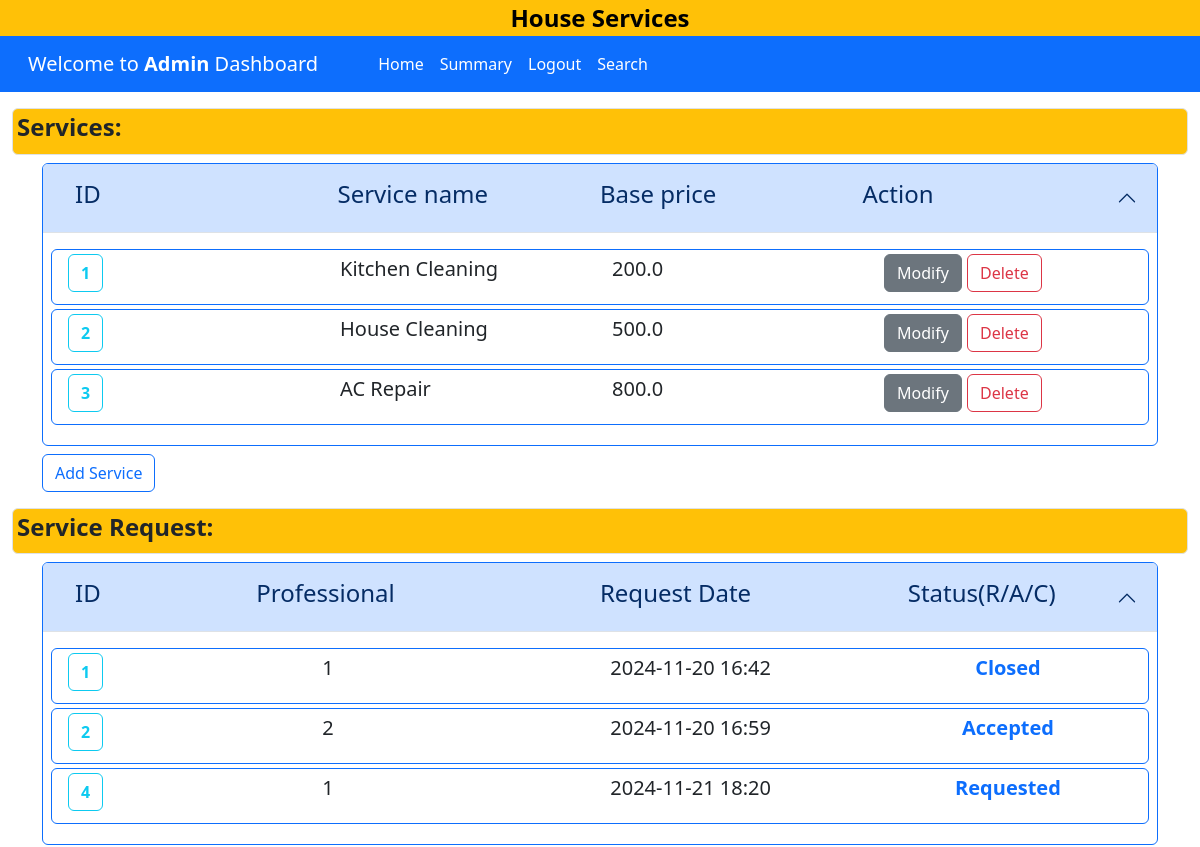
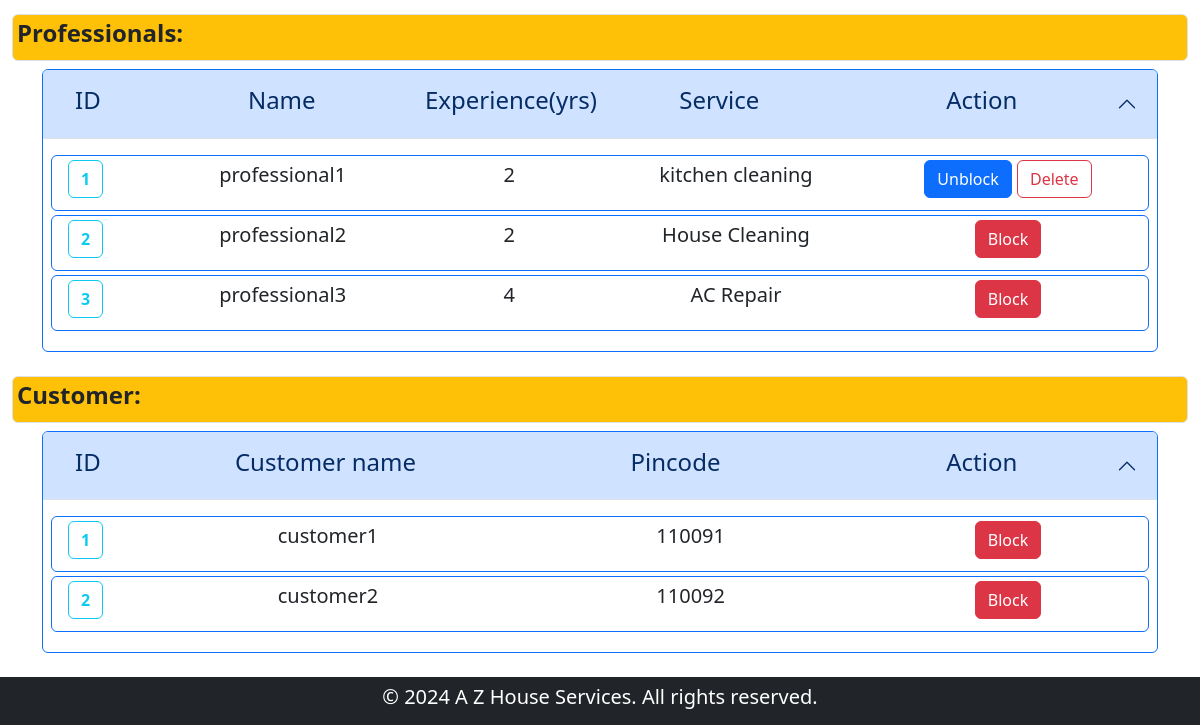
Before: /admin_dashboard with the older database file (2 pictures, top to bottom).
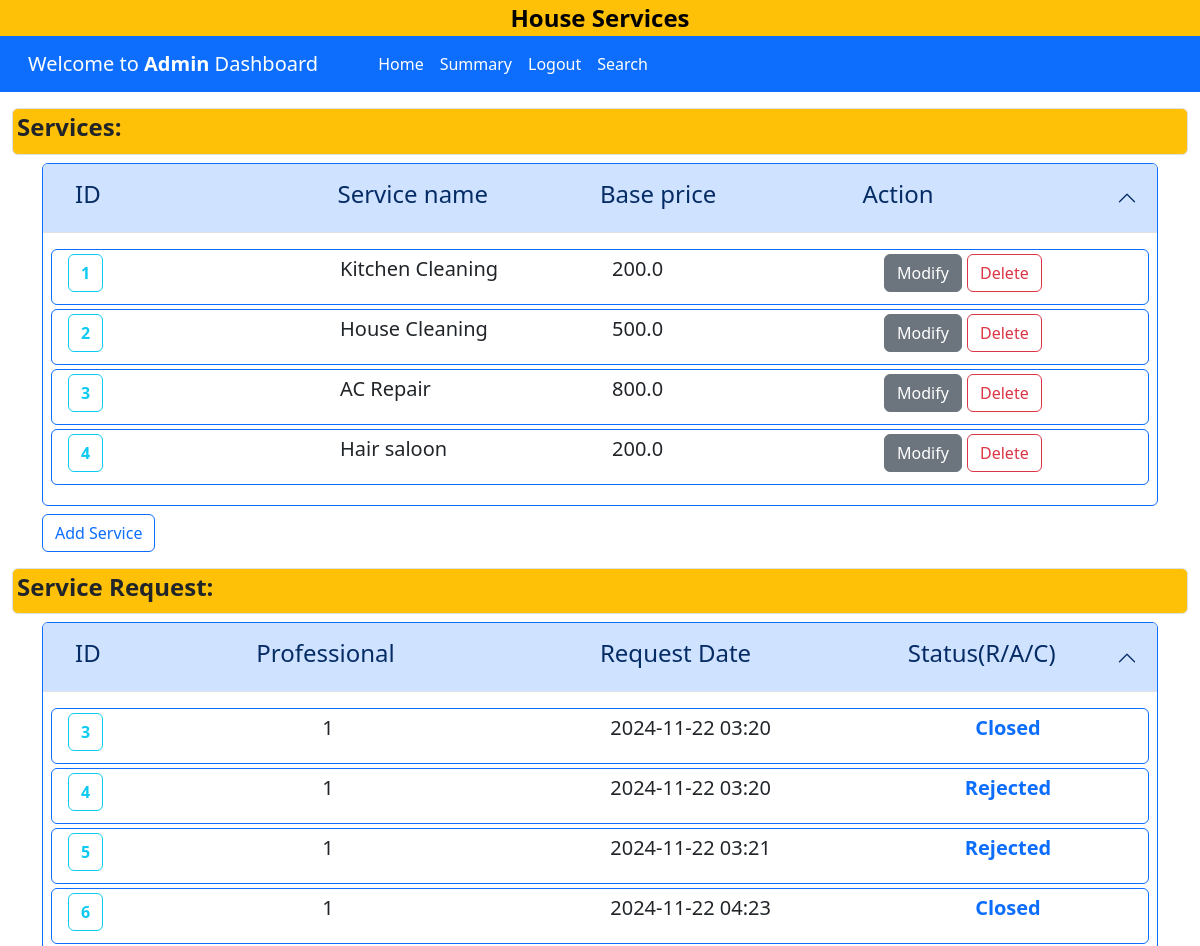
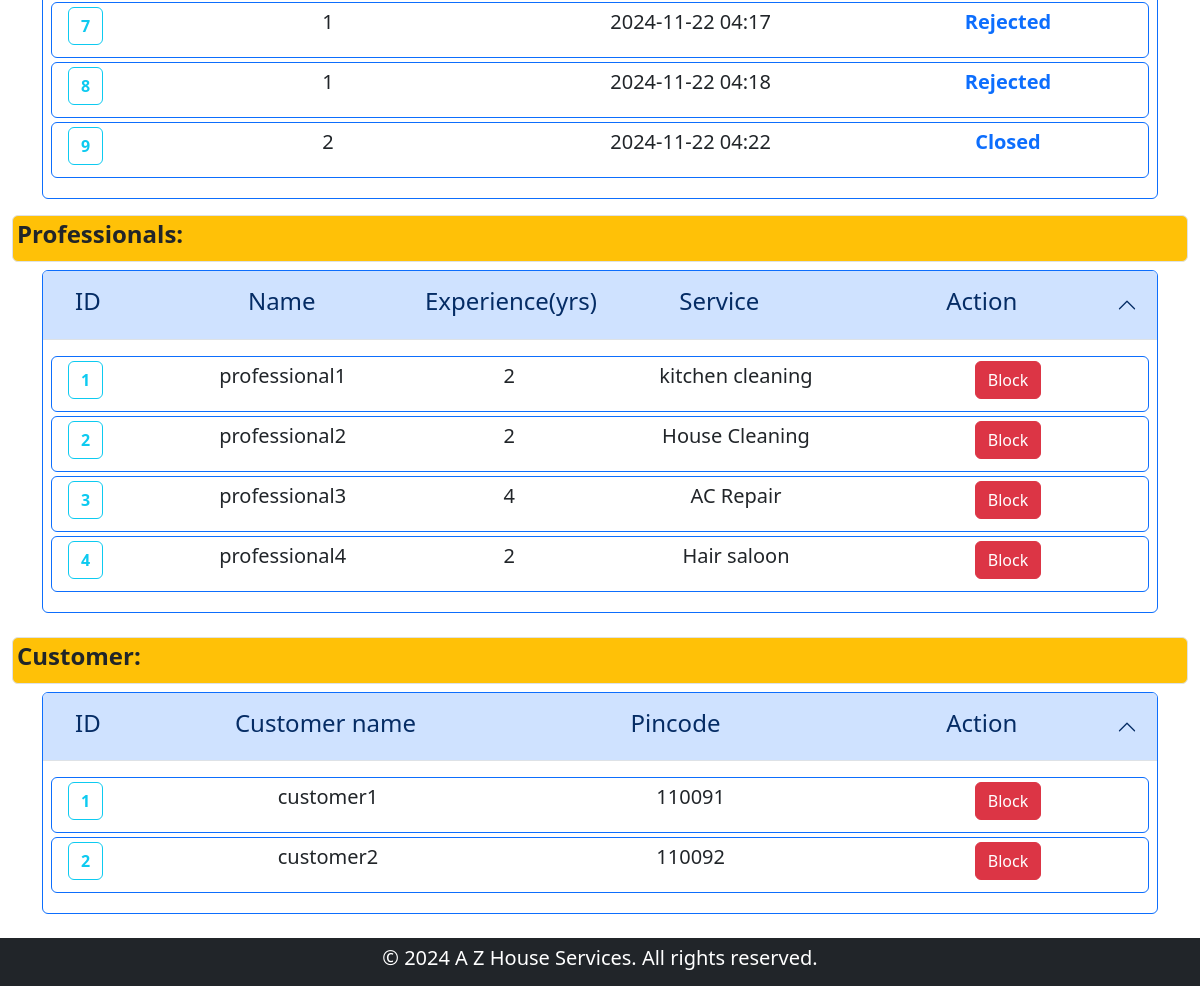
After: the same page with the newer database file (2 pictures, top to bottom).
### backened/modals.py (models this page shows)
class Service(db.Model):
    __tablename__ = "service"
    id = db.Column(db.Integer, primary_key=True)
    name = db.Column(db.String(120), nullable=False)
    price = db.Column(db.Float, nullable=False)
    time_required = db.Column(db.Integer, nullable=False)
    description = db.Column(db.Text,nullable = True)
    service_requests = db.relationship("ServiceRequest", backref="service", lazy=True, cascade="all, delete-orphan")

class ServiceRequest(db.Model):
    __tablename__ = "service_request"
    id = db.Column(db.Integer, primary_key=True)
    service_id = db.Column(db.Integer, db.ForeignKey("service.id"), nullable=False)
    customer_id = db.Column(db.Integer, db.ForeignKey("customer.id"), nullable=False)
    professional_id = db.Column(db.Integer, db.ForeignKey("professional.id"), nullable=False)
    date_of_request = db.Column(db.DateTime, default=datetime.now,nullable=False)
    date_of_completion = db.Column(db.DateTime, nullable=True)
    service_status = db.Column(db.String(50), nullable=False, default="requested")
    remarks = db.Column(db.Text, nullable=True)
    reviews = db.relationship("Review", backref="service_request", lazy=True, cascade="all, delete-orphan")

class Professional(db.Model):
    __tablename__ = "professional"
    id = db.Column(db.Integer, primary_key=True)
    email = db.Column(db.String(120), unique=True, nullable=False)
    password = db.Column(db.String(120), nullable=False)
    name = db.Column(db.String(120), nullable=False)
    phone = db.Column(db.Integer, nullable=False)
    address = db.Column(db.String(200), nullable=False)
    pincode = db.Column(db.Integer, nullable=False)
    date_created = db.Column(db.DateTime, default=datetime.now,nullable=False)
    description = db.Column(db.Text, nullable=True)
    service_type = db.Column(db.String(120), nullable=False)
    experience = db.Column(db.Integer, nullable=False)
    file_path = db.Column(db.String(255), nullable=False)
    status = db.Column(db.String(30), default="pending",nullable=False)
    service_requests = db.relationship(
        "ServiceRequest",
        backref="professional",
        lazy=True,
        cascade="all, delete-orphan",
    )

class Customer(db.Model):
    __tablename__ = "customer"
    id = db.Column(db.Integer, primary_key=True)
    email = db.Column(db.String(120), unique=True, nullable=False)
    password = db.Column(db.String(120), nullable=False)
    name = db.Column(db.String(120), nullable=False)
    address = db.Column(db.String(200), nullable=False)
    pincode = db.Column(db.Integer, nullable=False)
    phone = db.Column(db.Integer, nullable=False)
    status = db.Column(db.String(30), default="accepted", nullable=False)
    service_requests = db.relationship("ServiceRequest", backref="customer", lazy=True, cascade="all, delete-orphan")
    reviews = db.relationship("Review", backref="customer", lazy=True, cascade="all, delete-orphan")

### backened/controller.py (the view)
@app.route("/admin_dashboard")
def adminDashboard():
    sers = Service.query.all()
    ser_reqs = ServiceRequest.query.all()
    custmrs = Customer.query.all()
    profs = Professional.query.all()
    return render_template(
        "admin_dashboard.html",
        services=sers,
        service_requests=ser_reqs,
        customers=custmrs,
        professionals=profs,
    )

### templates/admin_dashboard.html (shortened to what the changed rows need)
<!DOCTYPE html>
<html lang="en">
<head>
    <link href="https://cdn.jsdelivr.net/npm/bootstrap@5.3.3/dist/css/bootstrap.min.css" rel="stylesheet">
</head>
<body >
    {% block admin_content %}
    <section id="main-data" class="container-fluid" >
        <div class="container">
            <div class="accordion" id="Services">
                <div class="accordion-item border border-primary">
                  <h2 class="accordion-header">
                    <button class="accordion-button" type="button" data-bs-toggle="collapse" data-bs-target="#service-collapse" aria-expanded="true" aria-controls="service-collapse">
                      <div class="container row">
                        <h4 class="col">ID</h4>
                        <h4 class="col">Service name</h4>
                        <h4 class="col">Base price</h4>
                        <h4 class="col">Action</h4>
                      </div>
                    </button>
                  </h2>
                  <div id="service-collapse" class="accordion-collapse collapse show" data-bs-parent="#Services">
                    <div class="accordion-body">
                        {% if services | length == 0 %}
                        <div class="col">
                            <p class="lead">No Service found</p>
                        </div>
                        {% else %}
                            {% for service in services %}
                                <div class="conatiner row border border-primary p-1 lead rounded mb-1">
                                    <div class="col">
                                        <a href="{{ url_for('show_detail_admin',id=service.id,item = 'service') }}" class="fw-bold btn btn-outline-info">{{service.id}}</a>
                                    </div>
                                    <div class="col">
                                        <p >{{ service.name }}</p>
                                    </div>
                                    <div class="col">
                                        <p > {{ service.price }}</p>
                                    </div>
                                    <div class="col">
                                        <a href="{{ url_for('del_mod_service',task='modify',id=service.id) }}" class="btn btn-secondary">Modify</a>
                                        <a href="{{ url_for('del_mod_service',task='delete',id=service.id) }}" class="btn btn-outline-danger">Delete</a>
                                    </div>
                                </div>
                            {% endfor %}
                        {% endif %}
                    </div>
                  </div>
                </div>
              </div>
        </div>
        <div class="container">
            <div class="accordion" id="Service-request">
                <div class="accordion-item border border-primary">
                  <h2 class="accordion-header">
                    <button class="accordion-button" type="button" data-bs-toggle="collapse" data-bs-target="#service-request-collapse" aria-expanded="true" aria-controls="service-request-collapse">
                      <div class="container row">
                        <h4 class="col-1">ID</h4>
                        <h4 class="col-4 text-center">Professional</h4>
                        <h4 class="col-4 text-center">Request Date</h4>
                        <h4 class="col-3 text-center">Status(R/A/C)</h4>
                      </div>
                    </button>
                  </h2>
                  <div id="service-request-collapse" class="accordion-collapse collapse show" data-bs-parent="#Service-request">
                    <div class="accordion-body">
                        {% if service_requests | length == 0 %}
                            <div class="col">
                                <p class="lead">No Service Request found</p>
                            </div>
                        {% else %}
                            {% for ser_req in service_requests %}
                                <div class="conatiner row border border-primary p-1 lead rounded mb-1">
                                    <div class="col-1">
                                        <a href="{{ url_for('show_detail_admin',item = 'service_request',id = ser_req.id) }}" class=" fw-bold btn btn-outline-info">{{ ser_req.id }}</a>
                                    </div>
                                    <div class="col-4 text-center">
                                        <p >{{ ser_req.professional_id }}</p>
                                    </div>
                                    <div class="col-4 text-center">
                                        <p >{{ ser_req.date_of_request.strftime('%Y-%m-%d %H:%M') }}</p>
                                    </div>
                                    <div class="col-3 text-center text-primary fw-bold">
                                        <p >{{ ser_req.service_status|title }}</p>
                                    </div>
                                </div>
                            {% endfor %}
                        {% endif %}
                    </div>
                  </div>
                </div>
              </div>
        </div>
        <div class="container">
            <div class="accordion mb-4" id="Professional">
                <div class="accordion-item border border-primary">
                  <h2 class="accordion-header">
                    <button class="accordion-button" type="button" data-bs-toggle="collapse" data-bs-target="#professionalOne" aria-expanded="true" aria-controls="professionalOne">
                      <div class="container row">
                        <h4 class="col-1 ">ID</h4>
                        <h4 class="col-3 text-center">Name</h4>
                        <h4 class="col-2 text-center">Experience(yrs)</h4>
                        <h4 class="col-3 text-center">Service</h4>
                        <h4 class="col-3 text-center">Action</h4>
                      </div>
                    </button>
                  </h2>
                  <div id="professionalOne" class="accordion-collapse collapse show" data-bs-parent="#Professional">
                    <div class="accordion-body">
                        {% if professionals | length == 0 %}
                        <div class="col">
                            <p class="lead">No professional found</p>
                        </div>
                        {% else %}
                            {% for prof in professionals %}
                            <div class="conatiner row border border-primary p-1 lead rounded mb-1">
                                <div class="col-1">
                                    <a href="{{ url_for('show_detail_admin',id=prof.id,item = 'professional') }}" class=" fw-bold btn btn-outline-info">{{prof.id}}</a>
                                </div>
                                <div class="col-3 text-center">
                                    <p >{{ prof.name }}</p>
                                </div>
                                <div class="col-2 text-center">
                                    <p >{{ prof.experience }}</p>
                                </div>
                                <div class="col-3 text-center">
                                    <p >{{ prof.service_type }}</p>
                                </div>
                                {% if prof.status == 'Approved' %}
                                <div class="col-3 text-center">
                                    <a href="{{ url_for('update_status_admin', user = 'professional',id = prof.id,status = 'Blocked') }}" class="btn btn-danger">Block</a>
                                </div>
                                {% elif prof.status == 'Blocked' or prof.status == 'Rejected' %}
                                <div class="col-3 text-center">
                                    <a href="{{ url_for('update_status_admin', user = 'professional',id = prof.id,status = 'Approved') }}" class="btn btn-primary">Unblock</a>
                                    <a href="{{ url_for('update_status_admin', user = 'professional',id = prof.id,status = 'Delete') }}" class="btn btn-outline-danger">Delete</a>
                                </div>
                                {% endif %}
                            </div>
                            {% endfor %}
                        {% endif %}
                    </div>
                  </div>
                </div>
              </div>
        </div>
        <div class="container mb-4">
            <div class="accordion" id="Customers">
                <div class="accordion-item border border-primary">
                  <h2 class="accordion-header">
                    <button class="accordion-button" type="button" data-bs-toggle="collapse" data-bs-target="#customer-collapse" aria-expanded="true" aria-controls="customer">
                      <div class="container row">
                        <h4 class="col-1">ID</h4>
                        <h4 class="col-4 text-center">Customer name</h4>
                        <h4 class="col-4 text-center">Pincode</h4>
                        <h4 class="col-3 text-center">Action</h4>
                      </div>
                    </button>
                  </h2>
                  <div id="customer-collapse" class="accordion-collapse collapse show" data-bs-parent="#Customer">
                    <div class="accordion-body">
                        {% if customers | length == 0 %}
                        <div class="col">
                            <p class="lead">No Customer found</p>
                        </div>
                        {% else %}
                            {% for customer in customers %}
                                <div class="conatiner row border border-primary p-1 lead rounded mb-1">
                                    <div class="col-1">
                                        <a href="{{ url_for('show_detail_admin',id=customer.id,item = 'customer') }}" class="fw-bold btn btn-outline-info">{{ customer.id }}</a>
                                    </div>
                                    <div class="col-4 text-center">
                                        <p>{{ customer.name }}</p>
                                    </div>
                                    <div class="col-4 text-center">
                                        <p >{{ customer.pincode}}</p>
                                    </div>
                                    <div class="col-3 text-center">
                                        {% if customer.status == 'Blocked' %}
                                        <a href="{{ url_for('update_status_admin', user = 'customer',id = customer.id,status='Active') }}" class="btn btn-primary">Unblock</a>
                                        <a href="{{ url_for('update_status_admin', user = 'customer',id = customer.id,status='Delete') }}" class="btn btn-outline-danger">Delete</a>
                                        {% else %}
                                        <a href="{{ url_for('update_status_admin',user = 'customer',id = customer.id,status='Blocked' ) }}" class="btn btn-danger">Block</a>
                                        {% endif %}
                                    </div>
                                </div>
                            {% endfor %}
                        {% endif %}
                    </div>
                  </div>
                </div>
              </div>
        </div>
    </section>
    {% endblock admin_content %}
</body>
</html>

Changed rows visible on the page:
removed ServiceRequest: id "1", professional_id "1", date_of_request "2024-11-20 16:42", service_status "Closed"
removed ServiceRequest: id "2", professional_id "2", date_of_request "2024-11-20 16:59", service_status "Accepted"
added Service: id "4", name "Hair saloon", price "200.0"
added ServiceRequest: id "3", professional_id "1", date_of_request "2024-11-22 03:20", service_status "Closed"
changed ServiceRequest id 4: date_of_request "2024-11-21 18:20" → "2024-11-22 03:20"; service_status "Requested" → "Rejected"
added ServiceRequest: id "5", professional_id "1", date_of_request "2024-11-22 03:21", service_status "Rejected"
added ServiceRequest: id "6", professional_id "1", date_of_request "2024-11-22 04:23", service_status "Closed"
added ServiceRequest: id "7", professional_id "1", date_of_request "2024-11-22 04:17", service_status "Rejected"
added ServiceRequest: id "8", professional_id "1", date_of_request "2024-11-22 04:18", service_status "Rejected"
added ServiceRequest: id "9", professional_id "2", date_of_request "2024-11-22 04:22", service_status "Closed"
changed Professional "professional1": status "Unblock Delete" → "Block"
added Professional: id "4", name "professional4", experience "2", service_type "Hair saloon"
